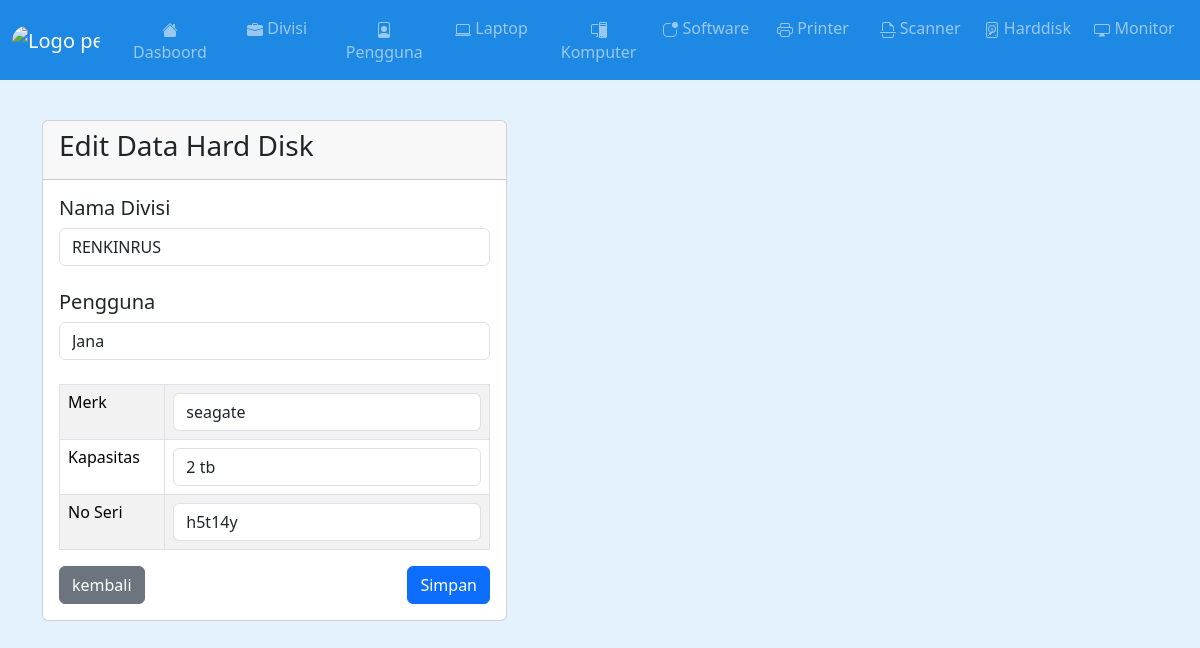
Screenshot of /hdd_edit.php?id=4 with the database file from the repository.
### tables this page shows
CREATE TABLE `data_devisi` (
  `id` int(11) NOT NULL,
  `nama_devisi` varchar(100) NOT NULL
);

CREATE TABLE `data_pengguna` (
  `id` int(11) NOT NULL,
  `nama` varchar(100) NOT NULL
);

CREATE TABLE `db_hdd_eks` (
  `id` int(11) NOT NULL,
  `merk` varchar(100) NOT NULL,
  `kapasitas` varchar(100) NOT NULL,
  `no_seri` varchar(100) NOT NULL
);

### hdd_edit.php (the view, shortened to what this page needs)
<?php
include 'header.php';
include 'koneksi.php';
$id = $_GET['id'];
$pengguna_devisi = mysqli_query($koneksi, "SELECT data_devisi.nama_devisi, data_inventaris.id_data_devisi, data_pengguna.nama, data_inventaris.nama_pengguna_id FROM data_devisi JOIN data_inventaris ON data_devisi.id=data_inventaris.id_data_devisi JOIN data_pengguna ON data_pengguna.id=data_inventaris.nama_pengguna_id JOIN db_hdd_eks ON db_hdd_eks.id=data_inventaris.id_data_hdd_eks WHERE data_inventaris.id_data_hdd_eks='$id'");
$data_pengguna_devisi = mysqli_fetch_array($pengguna_devisi);
?>
<br><br><br><br><br>
<div class="container">
	<div class="col-md-5 col-md-offset-3">
		<div class="card">
			<div class="card-header">
				<h3>Edit Data Hard Disk</h3>
			</div>
			<div class="card-body">
				<form method="post" action="hdd_update.php">
					<div class="form-group">
						<label><h5>Nama Divisi</h5></label>
						<select class="form-control" name="devisi" required="required">
							<option value="<?php echo $data_pengguna_devisi['id_data_devisi']; ?>"><?php echo $data_pengguna_devisi['nama_devisi']; ?></option>
						</select>
					</div>
					<br>
					<div class="form-group">
						<label><h5>Pengguna</h5></label>
						<select class="form-control" name="pengguna" required="required">
							<option value="<?php echo $data_pengguna_devisi['nama_pengguna_id']; ?>"><?php echo $data_pengguna_devisi['nama']; ?></option>
						</select>
					</div>
					<br>
					<table class="table table-bordered table-striped">
						<?php
						$data = mysqli_query($koneksi, "SELECT * FROM db_hdd_eks WHERE  id='$id'");
						while ($d=mysqli_fetch_array($data)) {
						 	?>
							<tr>
								<td><h6>Merk</h6></td>
								<td><input type="text" name="merk" class="form-control" value="<?php echo $d['merk']; ?>"></td>
							</tr>
							<tr>
								<td><h6>Kapasitas</h6></td>
								<td><input type="text" name="kapasitas" class="form-control" value="<?php echo $d['kapasitas']; ?>"></td>
							</tr>
							<tr>
								<td><h6>No Seri</h6></td>
								<td><input type="text" name="no_seri" class="form-control" value="<?php echo $d['no_seri']; ?>"></td>
							</tr>
							<?php
						 } ?>
					</table>
					<input type="submit" class="btn btn-primary pull-right" value="Simpan" style="float: right;">
					<a href="hdd.php" class="btn btn-secondary">kembali</a>
				</form>
			</div>
		</div>
	</div>
</div>

### rows the page displays
data_devisi: devisi "RENKINRUS", pengguna "Jana"
db_hdd_eks: merk "seagate", kapasitas "2 tb", no_seri "h5t14y"
